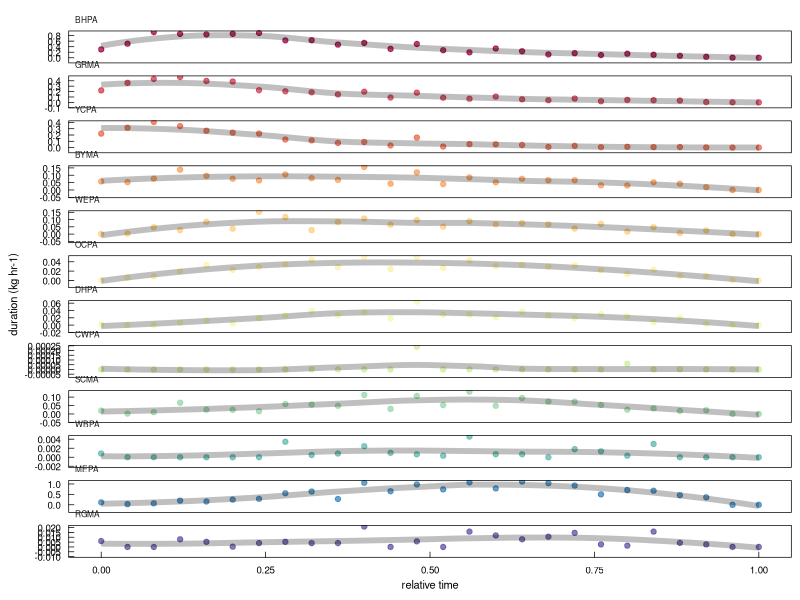

This chart was generated by the following R code: (Note: this script raises an error after producing the figure.)
#### this script is plotting parrot chronology on collpa
#### should be ~ 3rd figure in the manuscript
#### it communicates across the study period the numbers and duration of parrots on the cliff

library(ggplot2)      # plotting and viz
library(plyr)         # legacy df manipulation
library(dplyr)        # variable grouping and manipulation
library(reshape)      # legacy df manipulation
library(data.table)   # legacy functions on df 
library(tidyr)        # gathering and spreading
library(zoo)          # roll mean
library(ggthemes)     # helpful ggplot themes
library(forcats)
library(scales)
library(RColorBrewer) # pretty colors
library(ggridges)
library(colorspace)
library(patchwork)
library(lubridate)    # formatting times dates

# custom ggplot theme
themeKV <- theme_few()+
  theme(strip.background = element_blank(),
        axis.line = element_blank(),
        axis.text.x = element_text(colour = "black", margin = margin(0.2, unit = "cm")),
        axis.text.y = element_text(colour = "black", margin = margin(c(1, 0.2), unit = "cm")),
        axis.ticks.x = element_line(colour = "black", linewidth=.25), 
        axis.ticks.y = element_line(colour = "black", linewidth=.25),
        axis.ticks.length=unit(-0.15, "cm"), 
        element_line(colour = "black", linewidth=.5),
        panel.border = element_rect(colour = "black", fill=NA, linewidth=.5),
        legend.title=element_blank(),
        strip.text=element_text(hjust=0))

#### read in raw survey data
# setwd("/Users/kylevanhoutan/colpa_flock/")
DF <- read.csv('data/duration_relative_t.csv')

# rescale Brewer palette to 13 categories
colourCount = length(unique(DF$SPECIES)) 
getPalette = colorRampPalette(brewer.pal(11, "Spectral")) # interpolate colors to fit the 13 parrot species
Spectral12 <- getPalette(colourCount) # 12 color Spectral palette 

#reorder in order of appearance
DF$SPECIES <- factor(DF$SPECIES, levels=c("BHPA", "GRMA", "YCPA", "BYMA", "WEPA", "OCPA", "DHPA", "CWPA", "SCMA", "WBPA", "MEPA", "RGMA"))

# make plot
p1 <- ggplot(DF, aes(x = TIME_rel, y = KG_HR_DAY, group = SPECIES, color = SPECIES)) +
  themeKV + theme(legend.position = "none",
                  axis.text.y = element_text(size = 7),
                  axis.text.x = element_text(size = 7),
                  axis.title.x = element_text(size = 8),
                  axis.title.y = element_text(size = 8),
                  strip.text.x = element_text(size = 6),
                  panel.spacing.y = unit(-0.5, "lines"), # trying to reduce vertical spacing between panels
                  ) +
  geom_point(aes(fill = SPECIES), 
           alpha = 0.75) + 
  scale_color_manual(values = Spectral12) +
  geom_line(alpha = 0.25, size = 2, color = '#000000',
            stat = "smooth", method = 'loess', formula = 'y~x', span = 0.65) + 
  xlab("relative time") +
  ylab("duration (kg hr-1)") +
  scale_y_continuous(breaks=pretty_breaks()) +
  facet_wrap(~SPECIES, ncol=1, scales = "free_y")

p1

loess <- ggplot_build(p1) # extract LOESS trend model values from ggplot
# see https://ggplot2.tidyverse.org/reference/ggplot_build.html
loess_vals <- loess$data[[2]] # port these into a DF
# use "loess_vals" to determine sequencing of arrivals of species to collpa
# determine the relative time with the max value for each loess model
# use dplyr: https://stackoverflow.com/questions/24237399/how-to-select-the-rows-with-maximum-values-in-each-group-with-dplyr
loess_max <- loess_vals %>% 
  group_by(PANEL) %>%
  filter(y == max(y)) 
# subset full dataset for only columns of interest
loess_max <- subset(loess_max, select = c(PANEL,x,y)) 
# since the ggplot build dropped species names, add them back in
# generate the DF
spp_order <- data.frame(SPECIES = c("BHPA", "GRMA", "YCPA", "BYMA", "WEPA", "OCPA", "DHPA", "CWPA", "SCMA", "WBPA", "MEPA", "RGMA"))
# bind it to the previous output
loess_max2 <- cbind(loess_max,spp_order)
# export the CSV
getwd()
write.csv(loess_max2, file="/Users/kylevanhoutan/projects/colpa_flock/data/loess_max2", row.names=FALSE)


# plot again in correct order, reorder from loess_max2
DF$SPECIES <- factor(DF$SPECIES, levels=c("YCPA", "GRMA", "BHPA", "BYMA", "OCPA", "WEPA", "WBPA", "DHPA", "CWPA", "SCMA", "RGMA", "MEPA"))
# make plot
p2 <- ggplot(DF, aes(x = TIME_rel, y = KG_HR_DAY, group = SPECIES, color = SPECIES)) +
  themeKV + theme(legend.position = "none",
                  axis.text.y = element_text(size = 7),
                  axis.text.x = element_text(size = 7),
                  axis.title.x = element_text(size = 8),
                  axis.title.y = element_text(size = 8),
                  strip.text.x = element_text(size = 6),
                  panel.spacing.y = unit(-0.4, "lines"), # trying to reduce vertical spacing between panels
  ) +
  geom_point(aes(fill = SPECIES),
             shape = 16, size = 2,
             alpha = 0.75, size = 2) + 
  scale_color_manual(values = Spectral12) +
  geom_point(shape = 1,size = 2, colour = "black", stroke = 0.25,) +
  geom_line(alpha = 0.4, size = 2.5, color = '#000000',
            stat = "smooth", method = 'loess', formula = 'y~x', span = 0.65) + 
  xlab("morning flock time (relative)") +
  ylab("abundance (kg hr-1)") +
  scale_y_continuous(breaks=pretty_breaks()) +
  facet_wrap(~SPECIES, ncol=1, scales = "free_y")
p2


#### read in first landing data
# this is already in shape for plotting
lands <- read.csv('data/first_down.csv')

p3 <- ggplot(lands, aes(x= fct_infreq(FIRST_DOWN), group=FIRST_DOWN, fill=FIRST_DOWN)) +
  themeKV + theme(legend.position = "none", 
                  axis.text.x = element_text(size = 7),
                  axis.text.y = element_text(size = 7),
                  axis.title.x = element_text(size = 8),
                  axis.title.y = element_text(size = 8)) + 
  geom_bar(aes(fill = fct_infreq(FIRST_DOWN)), alpha=0.85, 
           ) +
  scale_fill_manual(values=c("#005a32", "#238b45", "#74c476", "#c7e9c0")) +
  scale_y_continuous(breaks = seq(0, 50, by = 5)) +
  xlab("species") +
  ylab("first to land (days)")
p3


# plot extracts of arrival order, by peak loess model data
p4 <- ggplot(loess_max2, aes(x = x, group = SPECIES, fill = SPECIES,
                             y = fct_reorder(SPECIES,desc(x)))) +  # desc reverse orders from small to big
  themeKV + theme(legend.position = "none",
                  axis.text.y = element_text(size = 7),
                  axis.text.x = element_text(size = 7),
                  axis.title.x = element_text(size = 9),
                  axis.title.y = element_text(size = 0),) +
  geom_point(shape = 16, size = 3, alpha = 0.8,
             aes(color = fct_reorder(SPECIES,x))) +
  scale_color_manual(values = Spectral12) + # reverse the order of the palette to match p1
  geom_point(shape = 1,size = 3, colour = "black", stroke = 0.25,) +
  scale_x_continuous(breaks = seq(0, 1, by = 0.1), 
                     limits = c(0,0.61),
                     ) +
  #scale_x_datetime(breaks = breaks_width("1 hour"), 
  #                 date_labels = "%H") + # set the time scales and drop date info
  # xlab("hour of day") +
  xlab("rel. time of max abund.")
p4


layout <- "
AAAA###
AAAABBB
AAAACCC
AAAA###"
p2 + p4 + p3 +
  plot_layout(design = layout) +
  plot_annotation(tag_levels = 'a') # add panel labels a, b, c... et

# END
